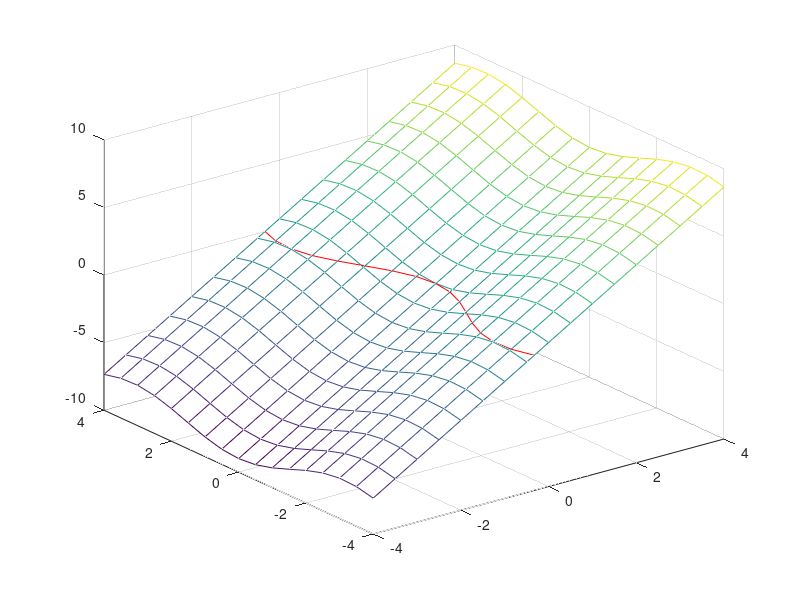
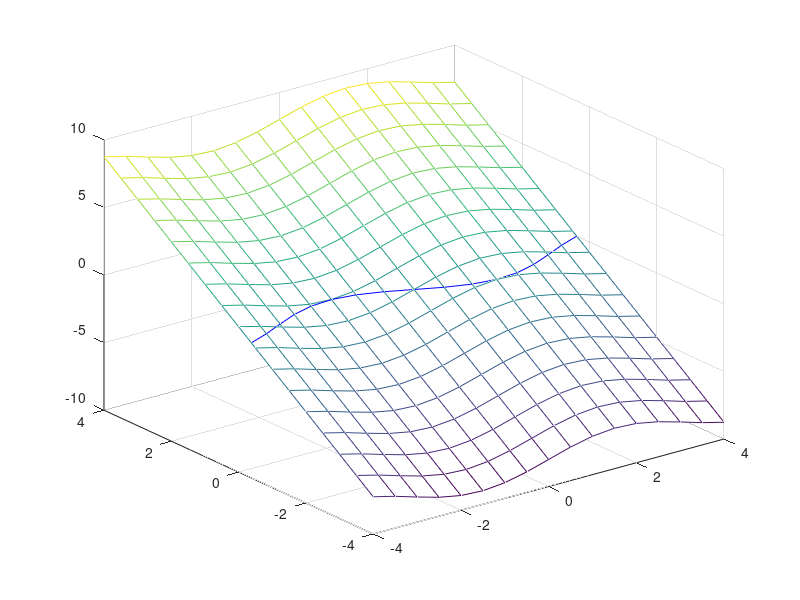
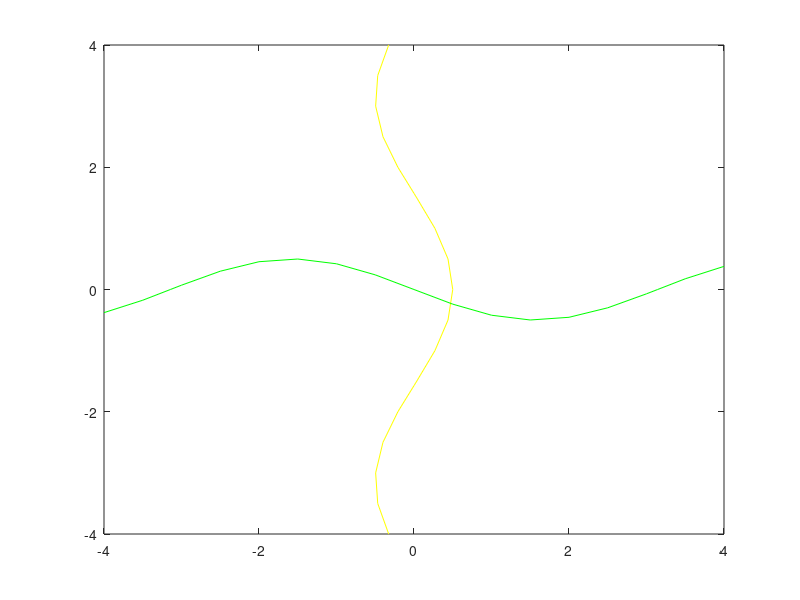

Here is the MATLAB script that generated these plots, in order: (Note: this script raises an error after producing the figures.)
clc
clear all

f=@(x)[2*x(1)-cos(x(2)); sin(x(1))+2*x(2)]; % funzione.
jac=@(x)[2  sin(x(2)); cos(x(1)) 2]; % Jacobiano calcolo delle derivate parziali.
xm=[-4:0.5:4];
ym=[-4:0.5:4];
[X,Y]=meshgrid(xm,ym);
Z=2*X-cos(Y);
Z1=sin(X)+2*Y;
figure
mesh(X,Y,Z);
hold on
contour(X,Y,Z,[0 0],'r-');
figure
mesh(X,Y,Z1);
hold on
contour(X,Y,Z1,[0 0],'b-');
figure
contour(X,Y,Z,[0 0],'y-');
hold on
contour(X,Y,Z1,[0 0],'g-'); % Dal grafico si vede che le 2 funzioni si incontrano in
x0=[-2;2]; %Intervallo scelto dal grafico vicino al punto di incontro.
tolx=1e-10;
tolf=tolx;
nmax=200;
% Ricavo la soluzione e la grafico.
[x1,Xm,it]= my_ShamanskiiSys(f,jac,x0,tolx,tolf,nmax);
plot3(x1(1), x1(2), f([x1(1),x1(2)]), 'ro');
% Grafico l'errore.
figure
semilogy(1:it,Xm,'r-');